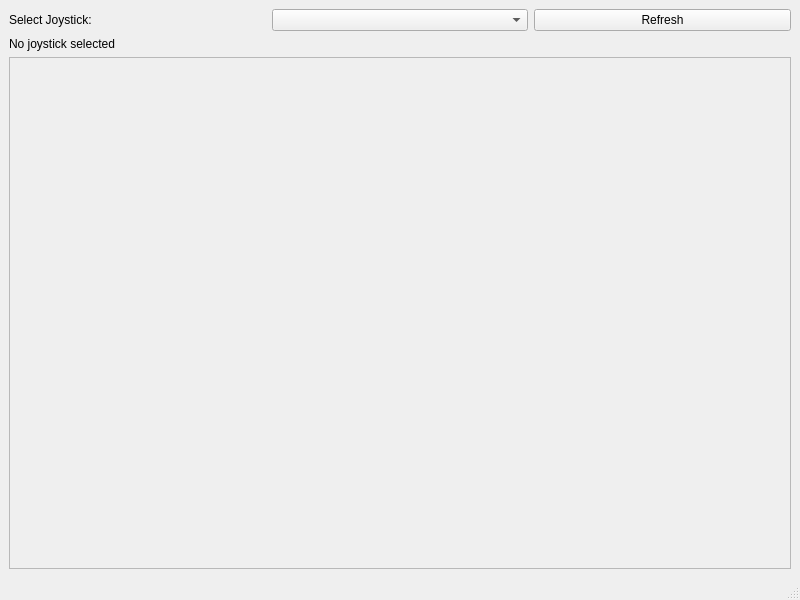
<?xml version="1.0" encoding="UTF-8"?>
<ui version="4.0">
 <class>MainWindow</class>
 <widget class="QMainWindow" name="MainWindow">
  <property name="geometry">
   <rect>
    <x>0</x>
    <y>0</y>
    <width>800</width>
    <height>600</height>
   </rect>
  </property>
  <property name="windowTitle">
   <string>Joystick Monitor</string>
  </property>
  <widget class="QWidget" name="centralwidget">
   <layout class="QVBoxLayout" name="verticalLayout">
    <item>
     <layout class="QHBoxLayout" name="horizontalLayout">
      <item>
       <widget class="QLabel" name="label">
        <property name="text">
         <string>Select Joystick:</string>
        </property>
       </widget>
      </item>
      <item>
       <widget class="QComboBox" name="joystickComboBox"/>
      </item>
      <item>
       <widget class="QPushButton" name="refreshButton">
        <property name="text">
         <string>Refresh</string>
        </property>
       </widget>
      </item>
     </layout>
    </item>
    <item>
     <widget class="QLabel" name="joystickInfoLabel">
      <property name="text">
       <string>No joystick selected</string>
      </property>
     </widget>
    </item>
    <item>
     <widget class="QScrollArea" name="inputsScrollArea">
      <property name="widgetResizable">
       <bool>true</bool>
      </property>
      <widget class="QWidget" name="inputsScrollAreaContents">
       <layout class="QVBoxLayout" name="inputsLayout"/>
      </widget>
     </widget>
    </item>
   </layout>
  </widget>
  <widget class="QStatusBar" name="statusbar"/>
 </widget>
 <resources/>
 <connections/>
</ui>
